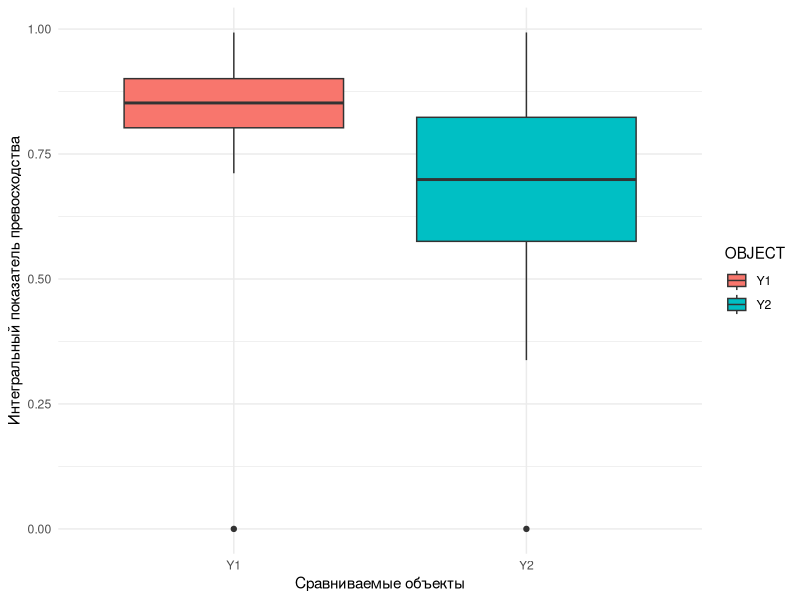
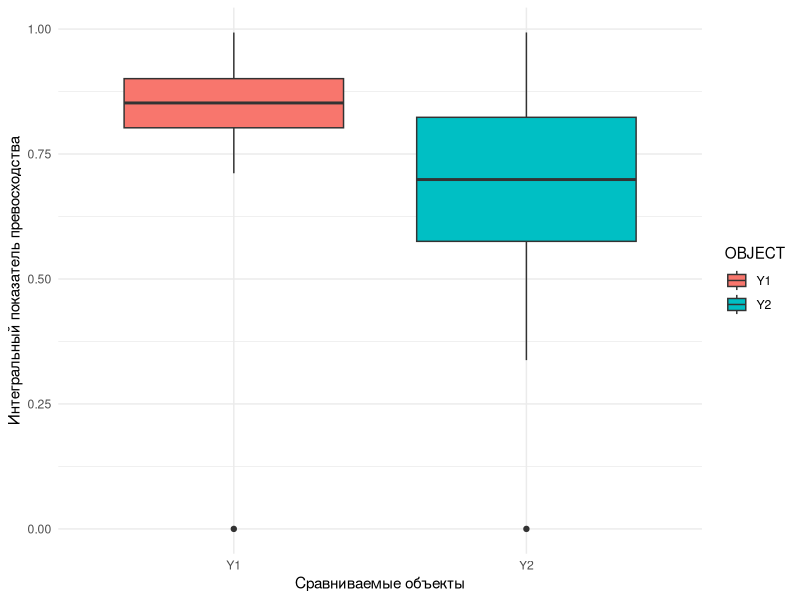

Source code (R) for these figures, in order:
##install.packages("Cairo")
##install.packages("ggplot2)

###ТОЛЬКО ДЛЯ ПАРЫ ОБЪЕКТОВ!!!!


###################################
##########исходные данные##########
## сравниваются объекты Y1 и Y2
## сраваниваются по характеристикам X1, X2,...,Xk
## характеристики имеют коэфициенты важности M1, M2,...,Mk
## все характеристики с характером изменения свойства ТОЛЬКО "больше-лучше"
## количество итераций Монте-Карло n
######################################
## необходимые пакеты
library(ggplot2)
###################################
##########функции##########

##1 функция классифческого САН
SAN_classic <- function(y1, y2, m){
  q1 <- 0 
  for(i in 1:length(y1)-1){
    i<- i+1
    q1<-sum(q1, y1[i]/max(y1[i], y2[i]) * m[i])
  }
  return(q1)
}
##2 функция САН с применением метода Монте-Карло
SAN_algoritm <- function(y1, y2, m, n, name_object){
  alpha_min <-c()
  qi_integral <- c()
  for(i in 1:length(y1)-1){
    i<- i+1
    alpha_min<-c(alpha_min, pi/2 - atan((1/(max(y1[i], y2[i]) - min(y1[i], y2[i])))))
  }
  alpha <- runif(n, alpha_min[1], pi/2)
  alpha <- cbind(alpha, runif(n, alpha_min[2], pi/2))
  alpha <- cbind(alpha, runif(n, alpha_min[3], pi/2))
  alpha <- cbind(alpha, runif(n, alpha_min[4], pi/2))
  ##далее в цикле по монте-карло 
  for(k in 0:n){
    q1 <- 0  
    for(i in 1:length(y1)-1){
      i<- i+1
      q1<-sum(q1,(tan(pi/2-alpha[k,i])*(y1[i]-max(y1[i], y2[i])) +1)* m[i])
    }
    qi_integral <- c(qi_integral,q1)
  }  
  ## конец цикла по монте-карло 
  res_dat<-data.frame(VAL = qi_integral, OBJECT = name_object)
  return((res_dat))
}
###############################
## ввод исходных данных
Y1 <-c(3, 25, 15, 1)
Y2 <-c(5, 30, 9, 0.8)
#Y3 <-c(1, 17, 13, 0.5)
#Y4 <-c(4, 2, 13, 0.5)
M  <-c(0.1, 0.2, 0.5, 0.2)
n  <-1000
###################################
#### выполнение программы

### классический подход
print("интегральный показатель объекта Y1 по классическому методу: ")
print(SAN_classic(Y1, Y2, M))
print("интегральный показатель объекта Y2 по классическому методу: ")
print(SAN_classic(Y2, Y1, M))

### новый подход
print("интегральный показатель объекта Y1 по новому методу: ")
print(mean(SAN_algoritm(Y1, Y2, M, n, 'Y1')$VAL ))
print("интегральный показатель объекта Y2 по новому методу: ")
print(mean(SAN_algoritm(Y2, Y1, M, n, 'Y2')$VAL ))



###отображение на графике boxplot
result<-rbind(SAN_algoritm(Y1, Y2, M, n, 'Y1'), SAN_algoritm(Y2, Y1, M, n, 'Y2'))
gr<-ggplot(data=result, aes(x=  OBJECT, y = VAL)) + 
           geom_boxplot(aes(fill = OBJECT) )+ 
           labs(x = "Сравниваемые объекты",
                y = "Интегральный показатель превосходства")  + theme_minimal() 
print(gr)#отобразить


###сохранение графика boxplot в файл
png(filename = "/home/.../file.png", type = "cairo", units = "px", 
    width = 1600, height = 1200, res = 300, pointsize = 10)
gr # записать  график в файл
dev.off() # Отключить запись в файл и вернуть отображение графика в стандартном окне




